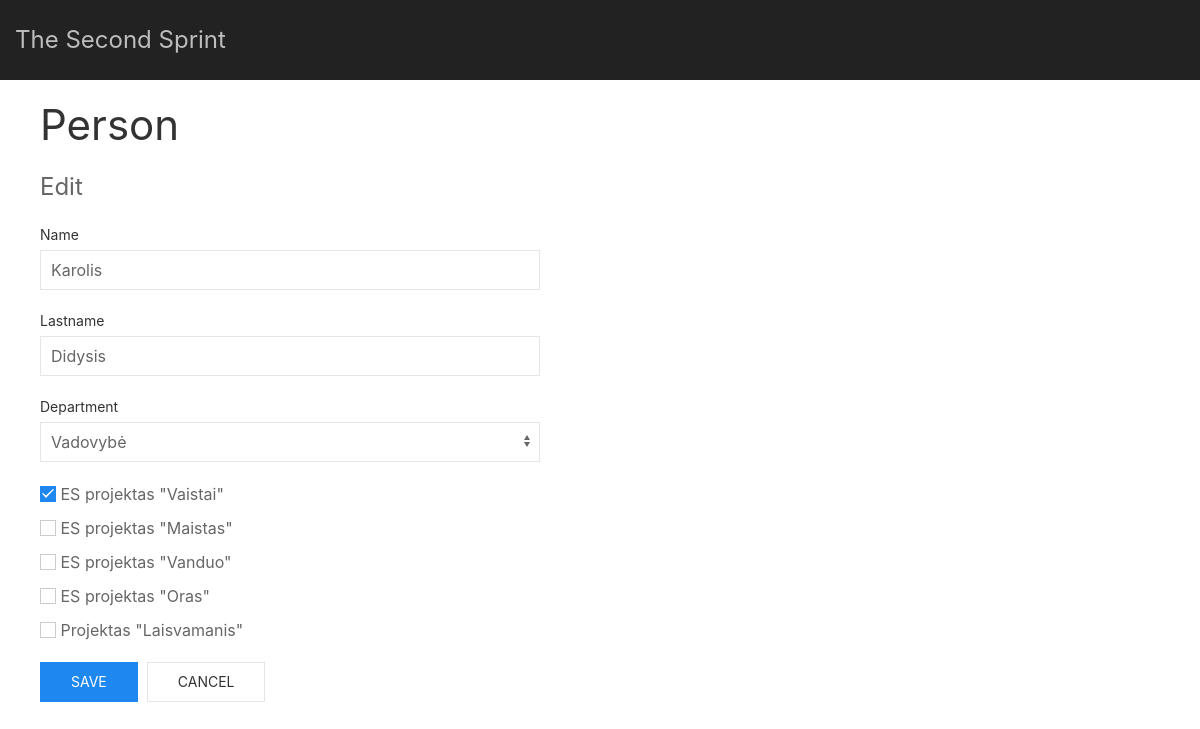
The app's page /persons/edit/1 with its own data.
### tables this page shows
CREATE TABLE IF NOT EXISTS `persons` (
  `id` bigint(20) unsigned NOT NULL AUTO_INCREMENT,
  `name` varchar(128) NOT NULL DEFAULT '''''',
  `lastname` varchar(128) NOT NULL DEFAULT '''''',
  `department_id` bigint(20) unsigned DEFAULT NULL,
  PRIMARY KEY (`id`),
  UNIQUE KEY `name_lastname_uniq` (`name`,`lastname`),
  KEY `FK_persons_departments` (`department_id`),
  CONSTRAINT `FK_persons_departments` FOREIGN KEY (`department_id`) REFERENCES `departments` (`id`) ON DELETE SET NULL ON UPDATE CASCADE
);

CREATE TABLE IF NOT EXISTS `departments` (
  `id` bigint(20) unsigned NOT NULL AUTO_INCREMENT,
  `title` varchar(128) NOT NULL DEFAULT '''''',
  PRIMARY KEY (`id`),
  UNIQUE KEY `title_uniq` (`title`)
);

CREATE TABLE IF NOT EXISTS `projects` (
  `id` bigint(20) unsigned NOT NULL AUTO_INCREMENT,
  `title` varchar(128) NOT NULL DEFAULT '''''',
  `budget` float(10,4) NOT NULL DEFAULT '0.0000',
  `description` varchar(255) NOT NULL DEFAULT '''''',
  PRIMARY KEY (`id`),
  UNIQUE KEY `title_budget_uniq` (`title`,`budget`),
  KEY `description_idx` (`description`)
);

### lib/Response.php (called while the page is built, shortened)
<?php
function view($template, $variables = [])
{
    extract($variables);
    if (file_exists($template)) {
        include_once $template;
        return ob_get_clean();
    }
    return 'Template not found.';
}

### src/controllers/PersonsController.php (called while the page is built, shortened)
<?php
require_once ROOT_DIR . '/src/models/Project.php';
require_once ROOT_DIR . '/src/models/Person.php';
require_once ROOT_DIR . '/src/models/Department.php';
function editAction($personId)
{
    $formTemplate = ROOT_DIR . '/src/views/templates/crud/persons_edit_form.html.php';
    $baseTemplate = ROOT_DIR . '/src/views/templates/base.html.php';
    $person = personById($personId);
    $departments = departmentAll(true);
    $projects    = projectAll(true);
    $form = view(
        $formTemplate,
        [
            'person' => $person,
            'projects' => $projects,
            'departments' => $departments,
        ]
    );
    return view($baseTemplate, ['form' => $form]);
}

### lib/Translate.php (called while the page is built)
<?php
function __($string)
{
	return $string;
}

### lib/Db.php (called while the page is built, shortened)
<?php
function connectDb()
{
    @$db = new mysqli(DB_HOST, DB_USER, DB_PASS, DB_DATA);
    return $db;
}
function dbQuery($query, $types = [],
    $args = [], $mode = 'r', $lastId = false)
{
    $db = connectDb();
    $run = $db->prepare($query);
    if (!empty($types) and !empty($args)) {
        $typeString = implode('', $types);
        @$bind = $run->bind_param($typeString, ...$args);
    }
    $exec = $run->execute();
    if ($mode === 'r') {
        $result = $run->get_result();
        $fetch  = $result->fetch_all(MYSQLI_ASSOC);
        return $fetch;
    }
    return true;
}

### src/models/Person.php (called while the page is built, shortened)
<?php
require_once ROOT_DIR . '/lib/Db.php';
function personById($personId, $unAttached = false)
{
    $query = "SELECT id, name, lastname, department_id
                FROM staff.persons
                WHERE persons.id = ?";
    $persons = dbQuery($query, ['i'], [$personId]);
    return personSelectProjects($persons);
}
function personSelectProjects($persons)
{
    foreach ($persons as $index => $person) {
        $persons[$index]['project_id'] = personProjects($person['id']);
    }
    return $persons;
}
function personProjects($personId)
{
    $query = "SELECT id, title
                FROM staff.projects
                INNER JOIN staff.persons_projects
                ON projects.id = persons_projects.project_id
                WHERE persons_projects.person_id = ?";
    $projects = dbQuery($query, ['i'], [$personId]);
    return $projects;
}

### src/models/Department.php (called while the page is built, shortened)
<?php
require_once ROOT_DIR . '/lib/Db.php';
function departmentAll($unAttached = false, $orderBy = [])
{
    $query = "SELECT departments.id, title
                FROM staff.departments";
    $order = '';
    $query  .= $order;
    $departments = dbQuery($query);
    if (isset($departments['fail']) or $unAttached) {
        return $departments;
    }
    return departmetSelectPersons($departments);
}

### src/models/Project.php (called while the page is built, shortened)
<?php
require_once ROOT_DIR . '/lib/Db.php';
function projectAll($unAttached = false, $orderBy = [])
{
    $query = "SELECT projects.id, title, budget, description
                FROM staff.projects";
    $order = '';
    $query  .= $order;
    $projects = dbQuery($query);
    if (isset($projects['fail']) or $unAttached) {
        return $projects;
    }
    return personSelectProjects($projects);
}

### src/views/templates/crud/persons_edit_form.html.php (the view, shortened to what this page needs)
<h1>Person</h1>
<form class="uk-grid uk-form-stacked" uk-grid method="POST" action="<?= BASE_URL; ?>/persons/save">
<fieldset class="uk-fieldset uk-width-1-1@s uk-width-1-2@m">
<legend class="uk-legend"><?= __('Edit');?></legend>
<div class="uk-margin">
<label class="uk-form-label" for="name"><?= __('Name');?></label>
<input type="text" id="name" class="uk-input uk-form-width-large" name="name" value="<?= $person[0]['name']; ?>"/>
</div>
<div class="uk-margin">
<label class="uk-form-label" for="lastname"><?= __('Lastname');?></label>
<input type="text" id="lastname" class="uk-input uk-form-width-large" name="lastname" value="<?= $person[0]['lastname']; ?>"/>
</div>
<div class="uk-margin">
<label class="uk-form-label" for="department_id"><?= __('Department');?></label>
<select class="uk-select uk-form-width-large" id="department_id" name="department_id">
<?php foreach ($departments as $department):?>
<option value="<?= $department['id'];?>" <?= ($person[0]['department_id'] == $department['id']) ? 'selected' : '';?>><?= $department['title'];?></option>
<?php endforeach;?>
</select>
</div>
<div class="uk-margin">
<ul class="uk-list">
<?php foreach ($projects as $project):?>
<?php $checked = '';?>
<?php foreach ($person[0]['project_id'] as $assigned):?>
<?php if ($assigned['id'] == $project['id']):?>
<?php $checked = ' checked';?>
<?php break;?>
<?php endif;?>
<?php endforeach;?>
<li>
<input type="checkbox" name="project_id[]" value="<?= $project['id'];?>" class="uk-checkbox"<?= $checked;?>>
<span><?= $project['title'];?></span>
</li>
<?php endforeach;?>
</ul>
</div>
<div class="uk-margin">
<button type="submit" class="uk-button uk-button-primary"><?= __('Save'); ?></button>&nbsp;
<a href="<?= BASE_URL . '/persons' . '/' . $_SESSION['listmode'];?>" class="uk-button uk-button-default"><?= __('Cancel');?></a>
</div>
</fieldset>
</form>

### records on screen
persons: name "Karolis", lastname "Didysis", department_id "Vadovybė"
projects: title "ES projektas \"Vaistai\""
projects: title "ES projektas \"Maistas\""
projects: title "ES projektas \"Vanduo\""
projects: title "ES projektas \"Oras\""
projects: title "Projektas \"Laisvamanis\""

### other values on screen
__('Edit') "Edit"
__('Name') "Name"
__('Lastname') "Lastname"
__('Department') "Department"
__('Save') "SAVE"
__('Cancel') "CANCEL"
